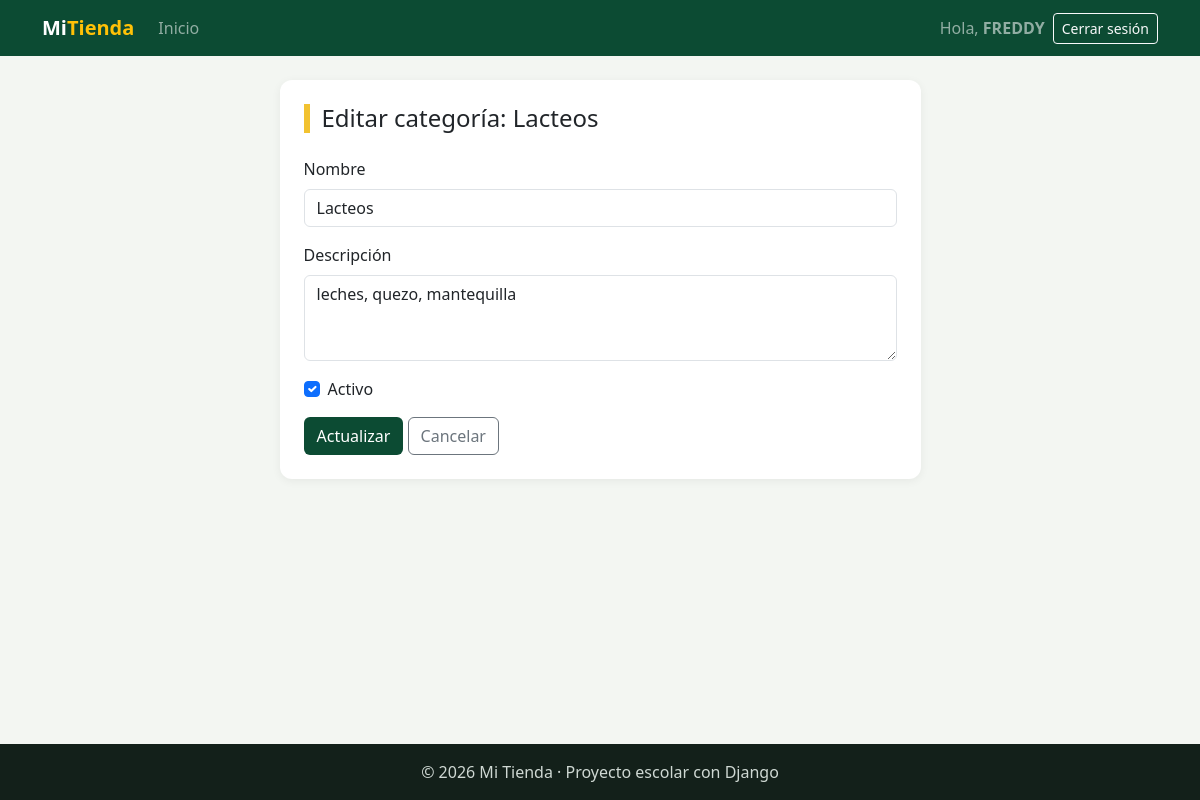
Screenshot of /facturacion/categorias/editar/1/ (signed in) with the database file from the repository.
### facturacion/models.py (models this page shows, shortened)
class ModeloBase(models.Model):
    user = models.ForeignKey(                    # 1:N con User: un usuario registra muchos registros
        User,
        on_delete=models.SET_NULL,               # Si borran al usuario, el registro se queda con user vacío
        null=True,                               # SET_NULL necesita que la columna acepte NULL
        blank=True,
        editable=False,                          # No aparece en formularios: lo llena la VISTA, no la persona
        related_name="%(class)s_registrados",    # %(class)s = nombre del modelo → user.producto_registrados
        verbose_name="Registrado por",
    )
    fecha_creacion = models.DateTimeField("Fecha de creación", auto_now_add=True)   # Se llena sola al CREAR
    fecha_modificacion = models.DateTimeField("Última modificación", auto_now=True) # Se actualiza sola en CADA save()
    class Meta:
        abstract = True                          # ← LA CLAVE: modelo "molde", sin tabla propia

class Categoria(ModeloBase):               # Hereda de ModeloBase (y este de models.Model)
    nombre = models.CharField(max_length=60, unique=True)
    descripcion = models.TextField("Descripción", blank=True)
    activo = models.BooleanField(default=True)
    class Meta:
        verbose_name = "Categoría"
        verbose_name_plural = "Categorías"
        ordering = ["nombre"]

### facturacion/views.py (the view)
# urls.py: path("categorias/editar/<int:pk>/", views.categoria_editar, name="categoria_editar"),
@login_required
def categoria_editar(request, pk):                          # UPDATE · GET muestra / POST actualiza
    categoria = get_object_or_404(Categoria, pk=pk)
    if request.method == "POST":                           # POST: modifica esta categoría (instance).
        form = CategoriaForm(request.POST, instance=categoria)
        if form.is_valid():
            form.save()
            messages.success(request, f"Categoría «{categoria.nombre}» actualizada.")
            return redirect("facturacion:categoria_lista")
    else:                                                  # GET: formulario con sus datos actuales.
        form = CategoriaForm(instance=categoria)
    contexto = {"titulo": f"Editar categoría: {categoria.nombre}", "form": form, "boton": "Actualizar"}
    return render(request, "facturacion/categoria_form.html", contexto)

### facturacion/forms.py (shortened to what this page needs)
class CategoriaForm(forms.ModelForm):
    class Meta:
        model = Categoria
        fields = ["nombre", "descripcion", "activo"]
        widgets = {
            "nombre": forms.TextInput(attrs={"class": "form-control", "placeholder": "Ej: Ofertas"}),
            "descripcion": forms.Textarea(attrs={"class": "form-control", "rows": 3}),
            "activo": forms.CheckboxInput(attrs={"class": "form-check-input"}),
        }

### facturacion/templates/facturacion/categoria_form.html (shortened to what this page needs)
{% extends "base.html" %}
{% block contenido %}
<div class="row justify-content-center"><div class="col-md-8 col-lg-7"><div class="tarjeta">
    <h1 class="h4 titulo-pagina mb-4">{{ titulo }}</h1>
    <form method="post" novalidate>
        {% for campo in form %}
            {% if campo.field.widget.input_type == 'checkbox' %}
                <div class="form-check mb-3">{{ campo }} <label class="form-check-label" for="{{ campo.id_for_label }}">{{ campo.label }}</label></div>
            {% else %}
                <div class="mb-3"><label class="form-label" for="{{ campo.id_for_label }}">{{ campo.label }}</label>{{ campo }}</div>
            {% endif %}
        {% endfor %}
        <button type="submit" class="btn btn-verde">{{ boton }}</button>
        <a href="{% url 'facturacion:categoria_lista' %}" class="btn btn-outline-secondary">Cancelar</a>
    </form>
</div></div></div>
{% endblock %}

### templates/base.html (shortened to what this page needs)
{% load static %}
<!DOCTYPE html>
<html lang="es">
<head>
    <link href="https://cdn.jsdelivr.net/npm/bootstrap@5.3.3/dist/css/bootstrap.min.css" rel="stylesheet">
    <link rel="stylesheet" href="{% static 'css/estilos.css' %}">
</head>
<body>
    <nav class="navbar navbar-expand-lg navbar-dark barra">
        <div class="container">
            <a class="navbar-brand fw-bold" href="{% url 'home' %}">Mi<span class="text-warning">Tienda</span></a>
            <div class="collapse navbar-collapse" id="menu">
                <ul class="navbar-nav me-auto">
                    <li class="nav-item"><a class="nav-link" href="{% url 'home' %}">Inicio</a></li>
                </ul>
                <ul class="navbar-nav align-items-lg-center gap-2">
                    {% if user.is_authenticated %}
                        <li class="nav-item navbar-text">Hola, <b>{{ user.username }}</b></li>
                        <li class="nav-item">
                            <form method="post" action="{% url 'logout' %}" class="m-0">
                                <button type="submit" class="btn btn-sm btn-outline-light">Cerrar sesión</button>
                            </form>
                        </li>
                    {% else %}
                        <li class="nav-item"><a class="nav-link" href="{% url 'login' %}">Ingresar</a></li>
                        <li class="nav-item"><a class="btn btn-sm btn-warning" href="{% url 'registro' %}">Crear cuenta</a></li>
                    {% endif %}
                </ul>
            </div>
        </div>
    </nav>
    <main class="container py-4">
        {% block contenido %}{% endblock %}
    </main>
    <footer class="pie text-center py-3">© 2026 Mi Tienda · Proyecto escolar con Django</footer>
</body>
</html>

### static/css/estilos.css (style rules this page uses)
:root { --verde: #0c4b33; --verde-claro: #2f9e6e; --amarillo: #f2c230; }
body { background-color: #f3f6f2; min-height: 100vh; display: flex; flex-direction: column; }
main { flex: 1; }
.barra { background-color: var(--verde); }
.titulo-pagina { border-left: 6px solid var(--amarillo); padding-left: 12px; }
.tarjeta { background: white; border-radius: 12px; padding: 24px; box-shadow: 0 2px 10px rgba(0,0,0,.06); }
.btn-verde { background-color: var(--verde); color: white; }
.pie { background-color: #13201a; color: #cfd8d3; }

### rows the page displays
Categoria: form "Lacteos" "leches, quezo, mantequilla", form "☑"

### other values shown
{{ user.username }} "FREDDY"
{{ titulo }} "Editar categoría: Lacteos"
{{ campo.label }} "Nombre" "Descripción"
{{ campo.label }} "Activo"
{{ boton }} "Actualizar"
